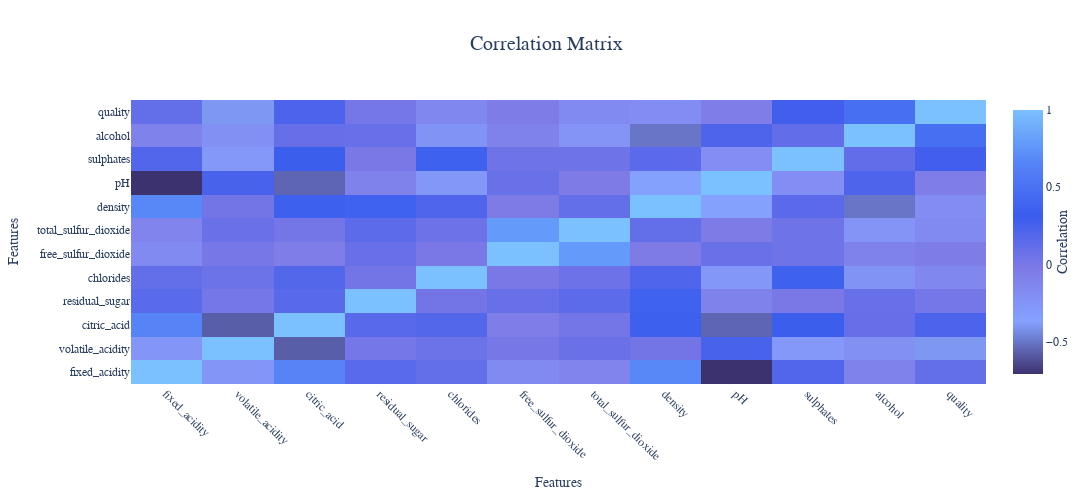

The notebook cell saved with this chart:
### Code cell
plot_heatmap(corr_matrix, save_path="images/correlation_heatmap.png")

### Figure 1 — Plotly figure (JSON) as saved in the notebook; plotly's stock layout.template omitted (floating-point values rounded to 4 significant figures; data arrays with more than 128 entries replaced by an {"elided": "..."} marker saying what was removed)
{"data": [{"colorbar": {"tickfont": {"family": "Arial, sans-serif", "size": 12}, "title": {"font": {"family": "Arial, sans-serif", "size": 14}, "side": "right", "text": "Correlation"}}, "colorscale": [[0, "#3D3270"], [0.2, "#85A2FF"], [0.4, "#7E7AE6"], [0.6, "#3A5CED"], [0.8, "#5684F7"], [1, "#7BC0FF"]], "type": "heatmap", "x": ["fixed_acidity", "volatile_acidity", "citric_acid", "residual_sugar", "chlorides", "free_sulfur_dioxide", "total_sulfur_dioxide", "density", "pH", "sulphates", "alcohol", "quality"], "y": ["fixed_acidity", "volatile_acidity", "citric_acid", "residual_sugar", "chlorides", "free_sulfur_dioxide", "total_sulfur_dioxide", "density", "pH", "sulphates", "alcohol", "quality"], "z": {"elided": "12x12 float values"}}], "layout": {"height": 500, "margin": {"b": 100, "l": 100, "r": 100, "t": 100}, "title": {"font": {"family": "Arial, sans-serif", "size": 20}, "text": "Correlation Matrix", "x": 0.5, "xanchor": "center"}, "width": 1600, "xaxis": {"tickangle": 45, "tickfont": {"family": "Arial, sans-serif", "size": 12}, "title": {"font": {"family": "Arial, sans-serif", "size": 14}, "text": "Features"}}, "yaxis": {"tickfont": {"family": "Arial, sans-serif", "size": 12}, "title": {"font": {"family": "Arial, sans-serif", "size": 14}, "text": "Features"}}}}
